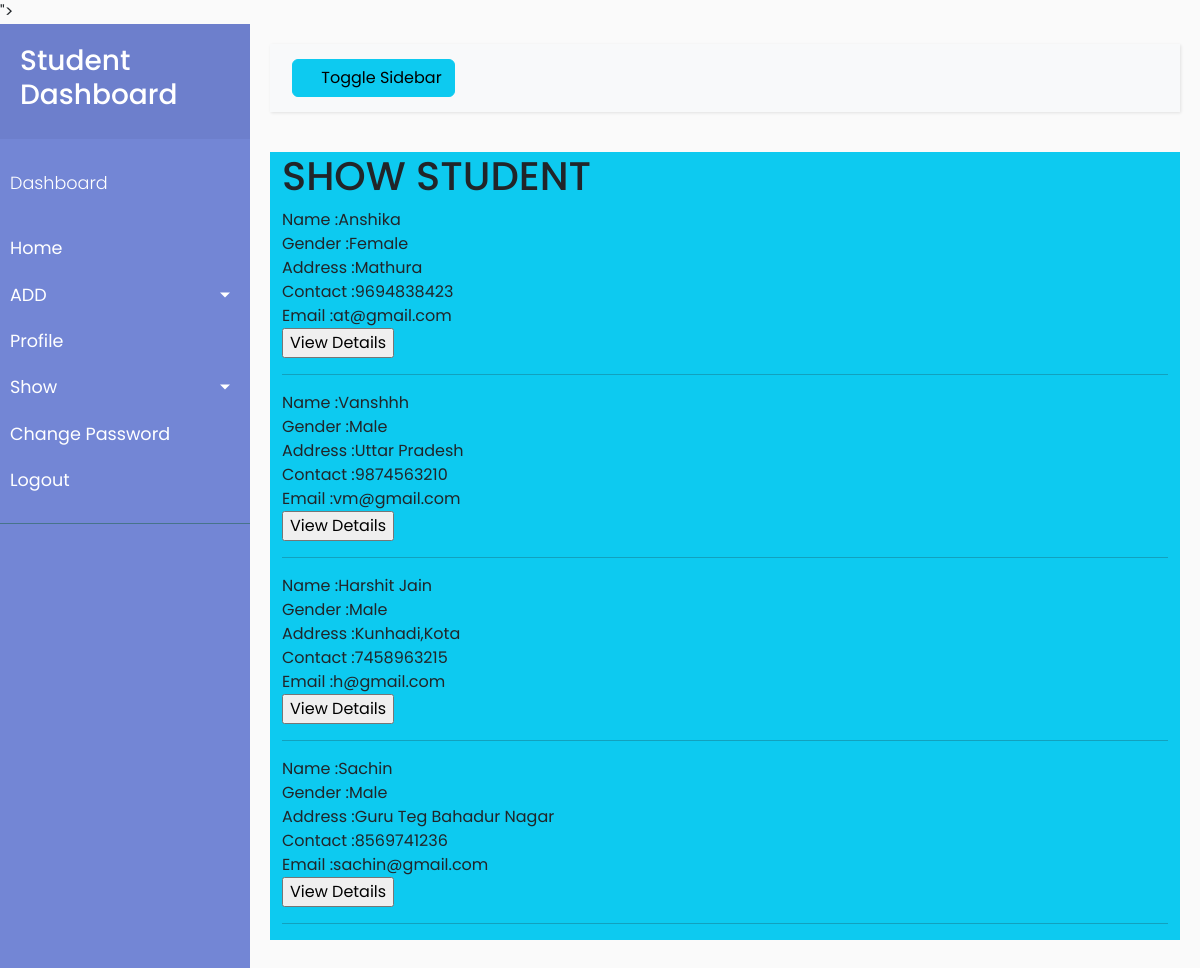
Page /show_student_admin/ (signed in) on the committed database.
### app1/models.py (models this page shows, shortened)
class student(models.Model):
    Name = models.CharField(max_length=100)
    Gender = models.CharField(max_length=100)
    Address = models.CharField(max_length=100)
    Contact = models.CharField(max_length=100)
    Email = models.CharField(max_length=100,primary_key=True)

### app1/views.py (the view)
# urls.py: path('show_student_admin/',show_student_admin),
def show_student_admin(request):
    if(request.session.has_key('usertype')):
        usertype = request.session['usertype']
        email = request.session['Email']
        if(usertype == 'admin'):
            obj=student.objects.all()
            return render(request,'show_student_admin.html',{'data':obj})
        else:
            return HttpResponseRedirect('/auth_error/')
    else:
        return HttpResponseRedirect('/auth_error/')

### app1/templates/show_student_admin.html (shortened to what this page needs)
{% extends "a1.html" %}
{% block m1 %}
<h1>SHOW STUDENT</h1>
{% if data %}
    {% for k in data %}
        Name :{{k.Name}}<br />
        Gender :{{k.Gender}}<br />
        Address :{{k.Address}}<br />
        Contact :{{k.Contact}}<br />
        Email :{{k.Email}}<br />
<table>
    <form method="post" action="../view_student_admin/">
        <input type="submit" name="B1" value="View Details">
    </form>
    <hr />
</table>
    {% endfor %}
{% endif %}
{% endblock %}

### app1/templates/a1.html (style rules this page uses)
body { font-family: 'Poppins', sans-serif; background: #fafafa; }

### rows in the picture
student: Name "Anshika", Gender "Female", Address "Mathura", Contact "9694838423", Email "at@gmail.com"
student: Name "Vanshhh", Gender "Male", Address "Uttar Pradesh", Contact "9874563210", Email "vm@gmail.com"
student: Name "Harshit Jain", Gender "Male", Address "Kunhadi,Kota", Contact "7458963215", Email "h@gmail.com"
student: Name "Sachin", Gender "Male", Address "Guru Teg Bahadur Nagar", Contact "8569741236", Email "sachin@gmail.com"
